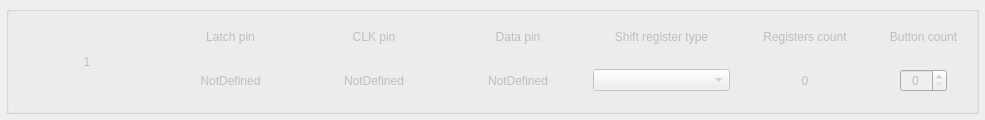
<?xml version="1.0" encoding="UTF-8"?>
<ui version="4.0">
 <class>ShiftRegisters</class>
 <widget class="QWidget" name="ShiftRegisters">
  <property name="geometry">
   <rect>
    <x>0</x>
    <y>0</y>
    <width>985</width>
    <height>120</height>
   </rect>
  </property>
  <property name="minimumSize">
   <size>
    <width>0</width>
    <height>100</height>
   </size>
  </property>
  <property name="windowTitle">
   <string>Form</string>
  </property>
  <layout class="QVBoxLayout" name="verticalLayout">
   <property name="leftMargin">
    <number>6</number>
   </property>
   <property name="topMargin">
    <number>6</number>
   </property>
   <property name="rightMargin">
    <number>6</number>
   </property>
   <property name="bottomMargin">
    <number>6</number>
   </property>
   <item>
    <widget class="QGroupBox" name="groupBox">
     <property name="enabled">
      <bool>false</bool>
     </property>
     <property name="title">
      <string/>
     </property>
     <layout class="QGridLayout" name="gridLayout" rowstretch="0,0" columnstretch="1,1,1,1,1,1,0" columnminimumwidth="0,0,0,0,0,0,0">
      <item row="1" column="1">
       <widget class="QLabel" name="label_LatchPin">
        <property name="enabled">
         <bool>false</bool>
        </property>
        <property name="text">
         <string>NotDefined</string>
        </property>
        <property name="alignment">
         <set>Qt::AlignmentFlag::AlignCenter</set>
        </property>
       </widget>
      </item>
      <item row="0" column="4">
       <widget class="QLabel" name="text_shiftRegisterType">
        <property name="enabled">
         <bool>false</bool>
        </property>
        <property name="text">
         <string>Shift register type</string>
        </property>
        <property name="alignment">
         <set>Qt::AlignmentFlag::AlignCenter</set>
        </property>
       </widget>
      </item>
      <item row="1" column="5">
       <widget class="QLabel" name="label_RegistersCount">
        <property name="enabled">
         <bool>false</bool>
        </property>
        <property name="text">
         <string notr="true">0</string>
        </property>
        <property name="alignment">
         <set>Qt::AlignmentFlag::AlignCenter</set>
        </property>
       </widget>
      </item>
      <item row="1" column="6">
       <layout class="QGridLayout" name="gridLayout_3" columnstretch="1,0,1">
        <item row="1" column="2">
         <spacer name="horizontalSpacer_2">
          <property name="orientation">
           <enum>Qt::Orientation::Horizontal</enum>
          </property>
          <property name="sizeType">
           <enum>QSizePolicy::Policy::Preferred</enum>
          </property>
          <property name="sizeHint" stdset="0">
           <size>
            <width>20</width>
            <height>20</height>
           </size>
          </property>
         </spacer>
        </item>
        <item row="1" column="0">
         <spacer name="horizontalSpacer">
          <property name="orientation">
           <enum>Qt::Orientation::Horizontal</enum>
          </property>
          <property name="sizeType">
           <enum>QSizePolicy::Policy::Preferred</enum>
          </property>
          <property name="sizeHint" stdset="0">
           <size>
            <width>20</width>
            <height>20</height>
           </size>
          </property>
         </spacer>
        </item>
        <item row="1" column="1">
         <widget class="QSpinBox" name="spinBox_ButtonCount">
          <property name="enabled">
           <bool>false</bool>
          </property>
          <property name="sizePolicy">
           <sizepolicy hsizetype="Minimum" vsizetype="Fixed">
            <horstretch>0</horstretch>
            <verstretch>0</verstretch>
           </sizepolicy>
          </property>
          <property name="alignment">
           <set>Qt::AlignmentFlag::AlignCenter</set>
          </property>
          <property name="correctionMode">
           <enum>QAbstractSpinBox::CorrectionMode::CorrectToNearestValue</enum>
          </property>
          <property name="maximum">
           <number>128</number>
          </property>
         </widget>
        </item>
        <item row="0" column="1">
         <spacer name="verticalSpacer_3">
          <property name="orientation">
           <enum>Qt::Orientation::Vertical</enum>
          </property>
          <property name="sizeType">
           <enum>QSizePolicy::Policy::Minimum</enum>
          </property>
          <property name="sizeHint" stdset="0">
           <size>
            <width>20</width>
            <height>10</height>
           </size>
          </property>
         </spacer>
        </item>
        <item row="2" column="1">
         <spacer name="verticalSpacer_4">
          <property name="orientation">
           <enum>Qt::Orientation::Vertical</enum>
          </property>
          <property name="sizeType">
           <enum>QSizePolicy::Policy::Minimum</enum>
          </property>
          <property name="sizeHint" stdset="0">
           <size>
            <width>20</width>
            <height>10</height>
           </size>
          </property>
         </spacer>
        </item>
       </layout>
      </item>
      <item row="1" column="4">
       <layout class="QGridLayout" name="gridLayout_2">
        <item row="0" column="0">
         <spacer name="verticalSpacer">
          <property name="orientation">
           <enum>Qt::Orientation::Vertical</enum>
          </property>
          <property name="sizeType">
           <enum>QSizePolicy::Policy::Minimum</enum>
          </property>
          <property name="sizeHint" stdset="0">
           <size>
            <width>20</width>
            <height>10</height>
           </size>
          </property>
         </spacer>
        </item>
        <item row="1" column="0">
         <widget class="CenteredCBox" name="comboBox_ShiftRegType">
          <property name="enabled">
           <bool>false</bool>
          </property>
          <property name="sizePolicy">
           <sizepolicy hsizetype="Preferred" vsizetype="Fixed">
            <horstretch>0</horstretch>
            <verstretch>0</verstretch>
           </sizepolicy>
          </property>
         </widget>
        </item>
        <item row="2" column="0">
         <spacer name="verticalSpacer_2">
          <property name="orientation">
           <enum>Qt::Orientation::Vertical</enum>
          </property>
          <property name="sizeType">
           <enum>QSizePolicy::Policy::Minimum</enum>
          </property>
          <property name="sizeHint" stdset="0">
           <size>
            <width>20</width>
            <height>10</height>
           </size>
          </property>
         </spacer>
        </item>
       </layout>
      </item>
      <item row="0" column="0" rowspan="2">
       <widget class="QLabel" name="label_ShiftIndex">
        <property name="enabled">
         <bool>false</bool>
        </property>
        <property name="text">
         <string notr="true">1</string>
        </property>
        <property name="alignment">
         <set>Qt::AlignmentFlag::AlignCenter</set>
        </property>
       </widget>
      </item>
      <item row="0" column="5">
       <widget class="QLabel" name="text_registersCount">
        <property name="enabled">
         <bool>false</bool>
        </property>
        <property name="text">
         <string>Registers count</string>
        </property>
        <property name="alignment">
         <set>Qt::AlignmentFlag::AlignCenter</set>
        </property>
       </widget>
      </item>
      <item row="0" column="1">
       <widget class="QLabel" name="text_latchPin">
        <property name="enabled">
         <bool>false</bool>
        </property>
        <property name="text">
         <string>Latch pin</string>
        </property>
        <property name="alignment">
         <set>Qt::AlignmentFlag::AlignCenter</set>
        </property>
       </widget>
      </item>
      <item row="0" column="6">
       <widget class="QLabel" name="text_buttonCount">
        <property name="enabled">
         <bool>false</bool>
        </property>
        <property name="text">
         <string>Button count</string>
        </property>
        <property name="alignment">
         <set>Qt::AlignmentFlag::AlignCenter</set>
        </property>
       </widget>
      </item>
      <item row="0" column="3">
       <widget class="QLabel" name="text_dataPin">
        <property name="enabled">
         <bool>false</bool>
        </property>
        <property name="text">
         <string>Data pin</string>
        </property>
        <property name="alignment">
         <set>Qt::AlignmentFlag::AlignCenter</set>
        </property>
       </widget>
      </item>
      <item row="1" column="3">
       <widget class="QLabel" name="label_DataPin">
        <property name="enabled">
         <bool>false</bool>
        </property>
        <property name="text">
         <string>NotDefined</string>
        </property>
        <property name="alignment">
         <set>Qt::AlignmentFlag::AlignCenter</set>
        </property>
       </widget>
      </item>
      <item row="0" column="2">
       <widget class="QLabel" name="text_clkPin">
        <property name="text">
         <string>CLK pin</string>
        </property>
        <property name="alignment">
         <set>Qt::AlignmentFlag::AlignCenter</set>
        </property>
       </widget>
      </item>
      <item row="1" column="2">
       <widget class="QLabel" name="label_ClkPin">
        <property name="text">
         <string>NotDefined</string>
        </property>
        <property name="alignment">
         <set>Qt::AlignmentFlag::AlignCenter</set>
        </property>
       </widget>
      </item>
     </layout>
    </widget>
   </item>
  </layout>
 </widget>
 <customwidgets>
  <customwidget>
   <class>CenteredCBox</class>
   <extends>QComboBox</extends>
   <header>centered_cbox.h</header>
  </customwidget>
 </customwidgets>
 <resources/>
 <connections/>
</ui>
